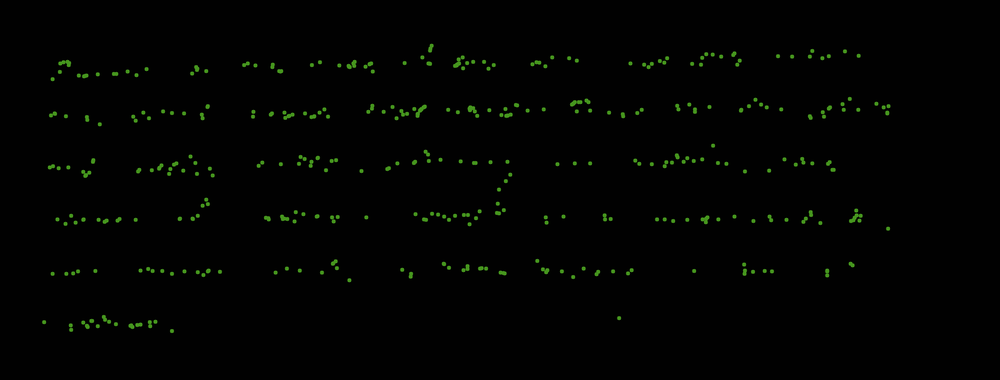
#> input picture backend/image_processing_backend/heat_map/Image.png, 1000 x 380 px, shrunk from 2480 x 943 before the run, found by its file name
$ python join.py   (older library calls are emulated)
#> lines starting #> are read from the running program, lines starting #| are printed output that depends on the picture; after the words box and inside, x2 and y2 are one past the last pixel; in counts of white or black regions, pixels touching at a corner belong together
import numpy as np
import cv2
from matplotlib import pyplot as plt

I = cv2.imread('/home/kanish/Desktop/image.png', cv2.IMREAD_GRAYSCALE)
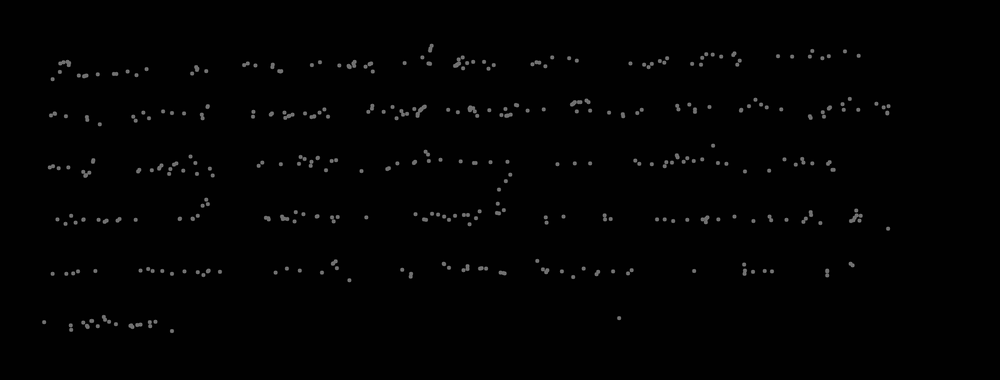
#> I: shape (380, 1000); min 0, max 130, mean 2.6

_, It = cv2.threshold(I, 0., 255, cv2.THRESH_OTSU)
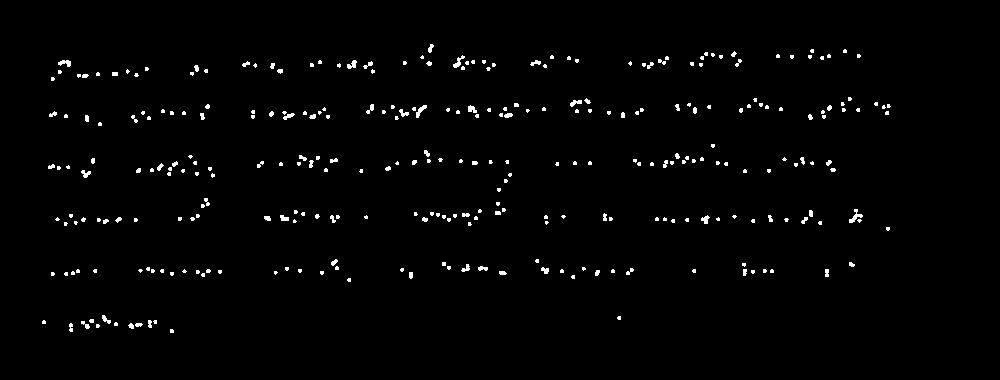
#> It: shape (380, 1000); 1.5% white; 309 white regions (223 under 20 px), largest, box (x1, y1, x2, y2) and area: (849, 209, 863, 223) 74, (416, 105, 427, 118) 61, (453, 55, 465, 68) 60
It = cv2.bitwise_not(It)
_, labels = cv2.connectedComponents(I)
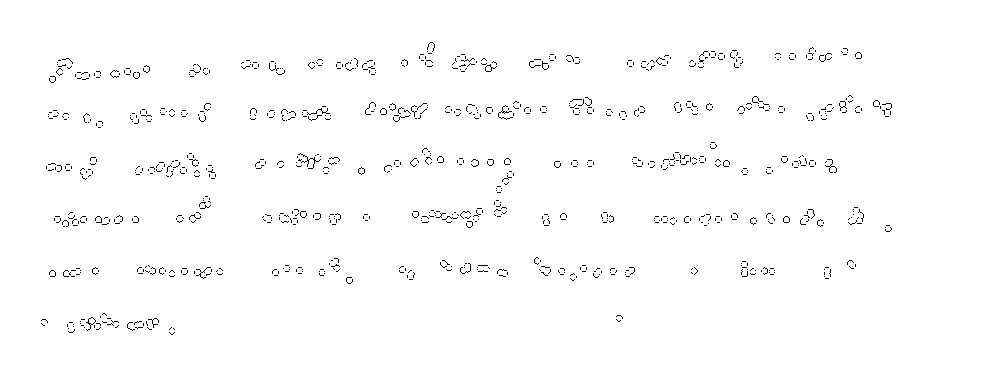
#> labels: shape (380, 1000) int32; values 0 (black) and 1 (white), 98.8% white; black in thin lines or dots, all inside (x1, y1, x2, y2) = (41, 42, 892, 335)

result = np.zeros((I.shape[0], I.shape[1], 3), np.uint8)

for i in range(labels.min(), labels.max() + 1):
    mask = cv2.compare(labels, i, cv2.CMP_EQ)

    _, ctrs, _ = cv2.findContours(mask, cv2.RETR_EXTERNAL, cv2.CHAIN_APPROX_NONE)

    result = cv2.drawContours(result, ctrs, -1, (0xFF, 0, 0))
#> this loop made 2 passes
#> pass 1, `result = cv2.drawContours(result, ctrs, -1, (0xFF, 0, 0))`:
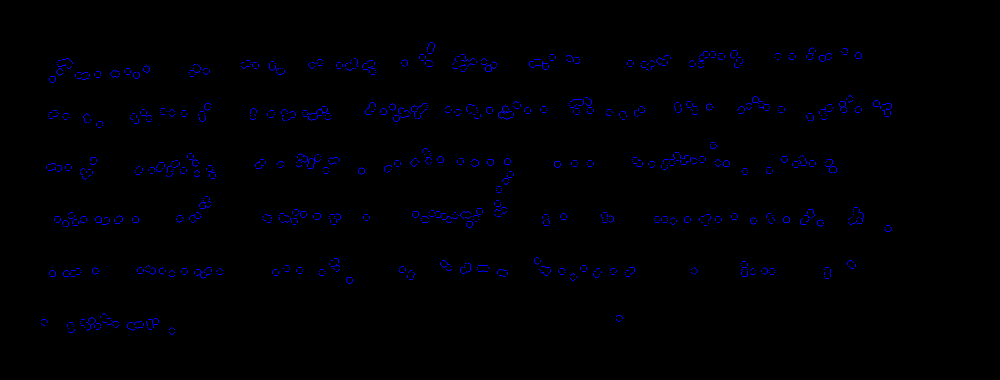
#> result: shape (380, 1000, 3); mean of channels 0, 1, 2 3.2, 0, 0; drawn as B, G, R
#> pass 2, `result = cv2.drawContours(result, ctrs, -1, (0xFF, 0, 0))`:
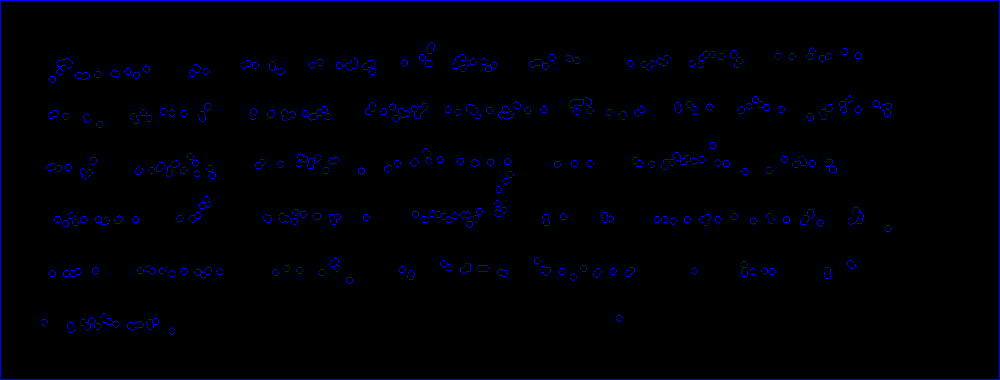
#> result: shape (380, 1000, 3); 0.73% of pixels changed, all inside (x1, y1, x2, y2) = (0, 0, 1000, 380); drawn as B, G, R

cv2.imwrite('new_image.png', result)
